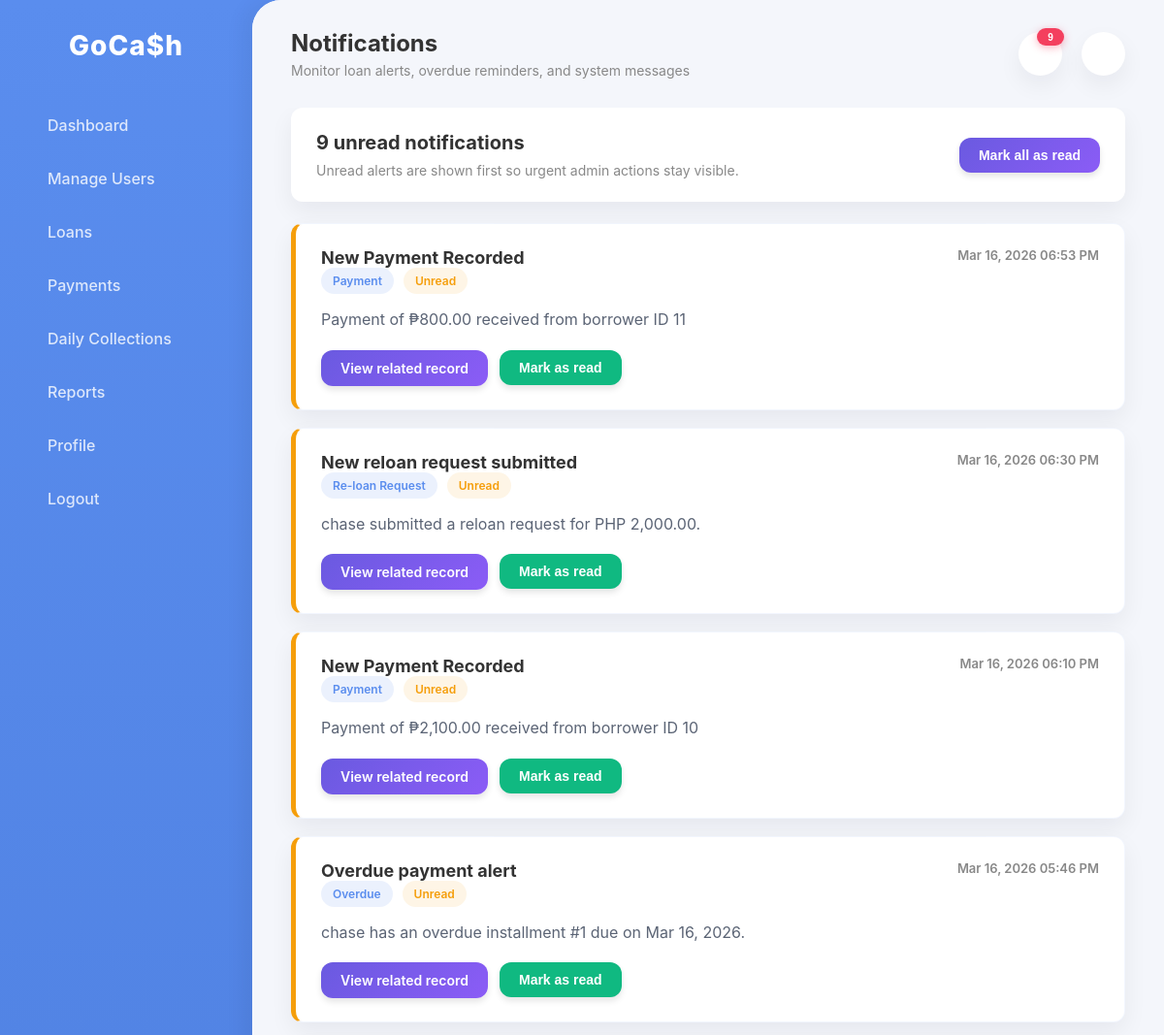
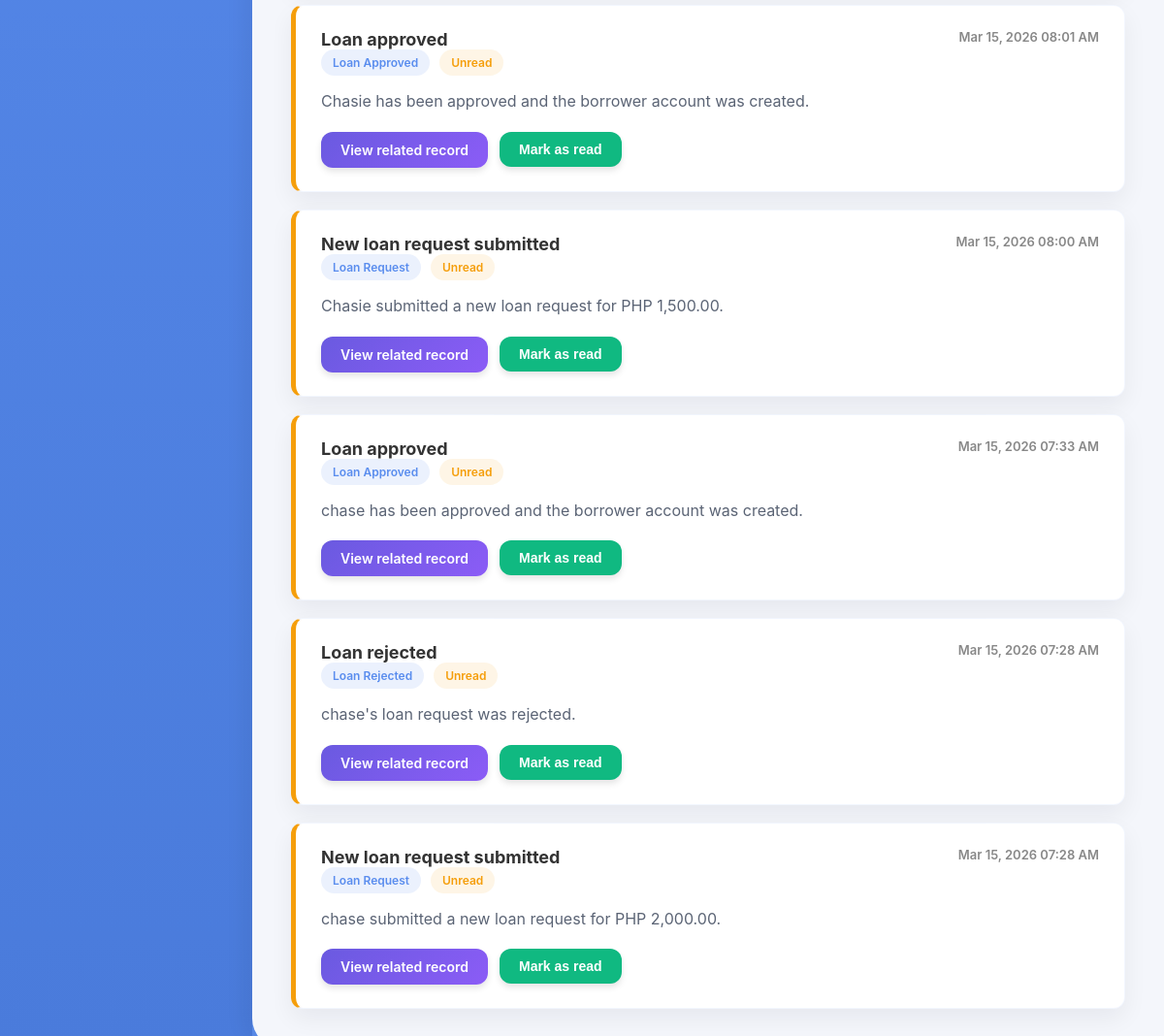
Page /admin/notifications.php (signed in) on the committed database (2 pictures, top to bottom).
### tables this page shows
CREATE TABLE `notifications` (
  `id` int(11) NOT NULL,
  `user_id` int(11) DEFAULT NULL,
  `message` text DEFAULT NULL,
  `is_read` tinyint(1) DEFAULT 0,
  `created_at` timestamp NOT NULL DEFAULT current_timestamp(),
  `type` varchar(50) DEFAULT 'general',
  `related_id` int(11) DEFAULT NULL,
  `status` varchar(20) DEFAULT 'unread',
  `title` varchar(255) DEFAULT NULL
);

### notification_helper.php (called while the page is built, shortened)
<?php
function ensure_notifications_table(mysqli $conn): bool
{
    $sql = "CREATE TABLE IF NOT EXISTS notifications (
        id INT(11) UNSIGNED NOT NULL AUTO_INCREMENT PRIMARY KEY,
        user_id INT(11) DEFAULT NULL,
        title VARCHAR(255) NOT NULL,
        message TEXT NOT NULL,
        type VARCHAR(100) NOT NULL DEFAULT 'system_message',
        related_id INT(11) DEFAULT NULL,
        created_at TIMESTAMP NOT NULL DEFAULT CURRENT_TIMESTAMP,
        status ENUM('read','unread') NOT NULL DEFAULT 'unread'
    ) ENGINE=InnoDB DEFAULT CHARSET=utf8mb4";
    $check = $conn->query("SHOW COLUMNS FROM notifications LIKE 'user_id'");
    return true;
}
function get_unread_notification_count(mysqli $conn): int
{
    if (!ensure_notifications_table($conn)) {
        return 0;
    }
    $result = $conn->query("SELECT COUNT(*) AS total FROM notifications WHERE status = 'unread'");
    $row = $result->fetch_assoc();
    return (int)($row['total'] ?? 0);
}
function notification_badge_class(string $status): string
{
    return $status === 'unread' ? 'badge-warning' : 'badge-primary';
}
function notification_type_label(string $type): string
{
    $labels = [
        'loan_request' => 'Loan Request',
        'loan_approved' => 'Loan Approved',
        'loan_rejected' => 'Loan Rejected',
        'reloan_request' => 'Re-loan Request',
        'reloan_approved' => 'Re-loan Approved',
        'reloan_rejected' => 'Re-loan Rejected',
        'payment_recorded' => 'Payment',
        'overdue_payment' => 'Overdue',
        'system_message' => 'System'
    ];
    return $labels[$type] ?? ucwords(str_replace('_', ' ', $type));
}
function notification_view_link(array $notification): ?string
{
    $type = $notification['type'] ?? '';
    $relatedId = isset($notification['related_id']) ? (int)$notification['related_id'] : 0;
    if (in_array($type, ['loan_request', 'loan_approved', 'loan_rejected'], true) && $relatedId > 0) {
        return 'loan_details.php?id=' . $relatedId;
    }
    if (in_array($type, ['reloan_request', 'reloan_rejected'], true)) {
        return 'loans.php';
    }
    if ($type === 'payment_recorded') {
        return 'payments.php';
    }
    if ($type === 'overdue_payment' && $relatedId > 0) {
        $stmt = $GLOBALS['conn']->prepare('SELECT loan_id FROM loan_installments WHERE id = ? LIMIT 1');
        if ($stmt) {
            $stmt->bind_param('i', $relatedId);
            $stmt->execute();
            $result = $stmt->get_result();
            $row = $result ? $result->fetch_assoc() : null;
            if (!empty($row['loan_id'])) {
                return 'loan_details.php?id=' . (int)$row['loan_id'];
            }
        }
    }
    return null;
}
?>

### admin/notifications.php (the view, shortened to what this page needs)
<?php
require_once '../db_connect.php';
require_once '../notification_helper.php';
$sql = "SELECT *
        FROM notifications
        ORDER BY CASE WHEN status = 'unread' THEN 0 ELSE 1 END, created_at DESC";
$result = $conn->query($sql);
$unreadCount = get_unread_notification_count($conn);
?>
<!DOCTYPE html>
<html lang="en">
<head>
    <link rel="stylesheet" href="admin_style.css">
</head>
<body>
    <aside class="sidebar">
        <div class="brand">GoCa$h</div>
        <ul class="nav-links">
            <li><a href="dashboard.php"><i class="ph ph-squares-four"></i> Dashboard</a></li>
            <li><a href="manage_users.php"><i class="ph ph-users"></i> Manage Users</a></li>
            <li><a href="loans.php"><i class="ph ph-wallet"></i> Loans</a></li>
            <li><a href="payments.php"><i class="ph ph-credit-card"></i> Payments</a></li>
            <li><a href="daily_collections.php"><i class="ph ph-calendar-blank"></i> Daily Collections</a></li>
            <li><a href="reports.php"><i class="ph ph-chart-line-up"></i> Reports</a></li>
            <li><a href="profile.php"><i class="ph ph-user-circle-gear"></i> Profile</a></li>
            <li style="margin-top: auto;"><a href="logout.php"><i class="ph ph-sign-out"></i> Logout</a></li>
        </ul>
    </aside>
    <main class="main-wrapper">
        <header class="top-header">
            <div class="greeting">
                <h1>Notifications</h1>
                <p>Monitor loan alerts, overdue reminders, and system messages</p>
            </div>
            <div class="header-actions">
                <button class="icon-btn icon-badge-wrap" id="notifBellBtn"><i class="ph ph-bell"></i><?php if ($unreadCount > 0) { ?><span class="icon-badge" id="topNotificationBadge"><?php echo $unreadCount; ?></span><?php } ?></button>
                <button class="icon-btn" onclick="window.location.href='profile.php'"><i class="ph ph-user"></i></button>
            </div>
        </header>
        <div class="content">
            <div class="notification-shell">
                <div class="notification-toolbar">
                    <div class="notification-summary">
                        <h2><?php echo $unreadCount; ?> unread notification<?php echo $unreadCount === 1 ? '' : 's'; ?></h2>
                        <p>Unread alerts are shown first so urgent admin actions stay visible.</p>
                    </div>
                    <form method="POST">
                        <button type="submit" name="mark_all_read" value="1" class="btn btn-primary">Mark all as read</button>
                    </form>
                </div>
                <?php if ($result && $result->num_rows > 0) { ?>
                    <div class="notification-list">
                        <?php while ($notification = $result->fetch_assoc()) {
                            $viewLink = notification_view_link($notification);
                            $typeLabel = notification_type_label($notification['type']);
                            $isUnread = $notification['status'] === 'unread';
                        ?>
                            <article class="notification-card <?php echo $isUnread ? 'unread' : 'read'; ?>">
                                <div class="notification-meta">
                                    <div>
                                        <h3 class="notification-title"><?php echo htmlspecialchars($notification['title']); ?></h3>
                                        <div class="notification-tags">
                                            <span class="badge badge-info"><?php echo htmlspecialchars($typeLabel); ?></span>
                                            <span class="badge <?php echo notification_badge_class($notification['status']); ?>">
                                                <?php echo ucfirst(htmlspecialchars($notification['status'])); ?>
                                            </span>
                                        </div>
                                    </div>
                                    <div class="notification-date"><?php echo date('M d, Y h:i A', strtotime($notification['created_at'])); ?></div>
                                </div>
                                <p class="notification-message"><?php echo htmlspecialchars($notification['message']); ?></p>
                                <div class="notification-actions">
                                    <?php if ($viewLink !== null) { ?>
                                        <a href="<?php echo htmlspecialchars($viewLink); ?>" class="btn btn-primary">View related record</a>
                                    <?php } ?>
                                    <?php if ($isUnread) { ?>
                                        <form method="POST">
                                            <button type="submit" class="btn btn-success">Mark as read</button>
                                        </form>
                                    <?php } else { ?>
                                        <span class="badge badge-primary">Already read</span>
                                    <?php } ?>
                                </div>
                            </article>
                        <?php } ?>
                    </div>
                <?php } ?>
            </div>
        </div>
    </main>
    <?php include 'notif_dropdown.php'; ?>
</body>
</html>

### admin/admin_style.css (style rules this page uses)
:root { --primary-gradient: linear-gradient(135deg, #6A5AE0, #8B5CF6); --sidebar-blue: #5A8DEE; --bg-color: #F4F6FB; --card-bg: #FFFFFF; --text-main: #333333; --text-muted: #888888; --shadow-soft: 0 10px 24px rgba(15, 23, 42, 0.06); --shadow-hover: 0 18px 45px rgba(15, 23, 42, 0.14); --radius-main: 12px; --radius-sm: 10px; --transition: all 0.25s ease-out; --transition-fast: 0.15s ease-out; }
body { margin: 0; padding: 0; font-family: 'Inter', 'Segoe UI', Roboto, Helvetica, Arial, sans-serif; background-color: var(--sidebar-blue); color: var(--text-main); display: flex; height: 100vh; overflow: hidden; }
.sidebar { width: 260px; background: var(--sidebar-blue); background: linear-gradient(180deg, #5A8DEE, #4A7BDB); color: white; display: flex; flex-direction: column; padding: 30px 0; height: 100vh; box-sizing: border-box; }
.brand { font-size: 28px; font-weight: 800; text-align: center; margin-bottom: 40px; letter-spacing: 1px; }
.nav-links { list-style: none; padding: 0; margin: 0; flex-grow: 1; }
.nav-links li { margin-bottom: 5px; }
.nav-links a { display: flex; align-items: center; padding: 15px 30px; color: rgba(255, 255, 255, 0.8); text-decoration: none; font-size: 16px; font-weight: 500; transition: var(--transition); border-left: 4px solid transparent; border-radius: 0 999px 999px 0; position: relative; }
.main-wrapper { flex-grow: 1; background-color: var(--bg-color); border-radius: 30px 0 0 30px; overflow-y: auto; box-shadow: -10px 0 20px rgba(0, 0, 0, 0.05); display: flex; flex-direction: column; }
.top-header { display: flex; justify-content: space-between; align-items: center; padding: 30px 40px; background: var(--bg-color); position: sticky; top: 0; z-index: 10; }
.greeting h1 { margin: 0; font-size: 24px; color: var(--text-main); font-weight: 700; }
.greeting p { margin: 5px 0 0; color: var(--text-muted); font-size: 14px; }
.header-actions { display: flex; align-items: center; gap: 20px; }
.icon-btn { background: var(--card-bg); border: none; width: 45px; height: 45px; border-radius: 50%; display: flex; align-items: center; justify-content: center; color: var(--text-main); box-shadow: var(--shadow-soft); cursor: pointer; transition: var(--transition); }
.content { padding: 0 40px 40px; }
.btn { display: inline-block; padding: 10px 20px; border-radius: 12px; font-size: 14px; font-weight: 600; text-decoration: none; text-align: center; border: none; cursor: pointer; transition: transform var(--transition-fast), box-shadow var(--transition-fast), filter var(--transition-fast), opacity var(--transition-fast); box-shadow: 0 4px 6px rgba(0, 0, 0, 0.1); }
.btn-primary { background: var(--primary-gradient); color: white; }
.btn-success { background: #10B981; color: white; }
.badge { padding: 6px 12px; border-radius: 20px; font-size: 12px; font-weight: 600; display: inline-block; }
.badge-warning { background: rgba(245, 158, 11, 0.1); color: #F59E0B; }

### admin/notifications.php (style rules this page uses)
.notification-shell { display: grid; gap: 22px; }
.notification-toolbar, .notification-card { background: var(--card-bg); border-radius: var(--radius-main); box-shadow: var(--shadow-soft); }
.notification-toolbar { display: flex; justify-content: space-between; align-items: center; padding: 24px 26px; gap: 16px; flex-wrap: wrap; }
.notification-summary h2 { margin: 0; font-size: 20px; }
.notification-summary p { margin: 8px 0 0; color: var(--text-muted); font-size: 14px; }
.notification-list { display: grid; gap: 18px; }
.notification-card { padding: 24px 26px; border: 1px solid rgba(90, 141, 238, 0.08); }
.notification-card.unread { border-left: 5px solid #F59E0B; }
.notification-meta { display: flex; justify-content: space-between; gap: 18px; margin-bottom: 14px; flex-wrap: wrap; }
.notification-title { margin: 0; font-size: 18px; color: var(--text-main); }
.notification-message { margin: 0 0 18px; color: #5b6475; line-height: 1.6; }
.notification-tags { display: flex; gap: 10px; flex-wrap: wrap; align-items: center; }
.notification-date { color: var(--text-muted); font-size: 13px; font-weight: 600; }
.notification-actions { display: flex; gap: 12px; flex-wrap: wrap; }
.badge-info { background: rgba(90, 141, 238, 0.12); color: #5A8DEE; }
.icon-badge-wrap { position: relative; }
.icon-badge { position: absolute; top: -4px; right: -2px; min-width: 20px; height: 20px; padding: 0 6px; border-radius: 999px; background: #F43F5E; color: white; font-size: 11px; font-weight: 700; display: inline-flex; align-items: center; justify-content: center; }

### rows in the picture
notifications: title "New Payment Recorded", type "Payment", status "Unread", created_at "Mar 16, 2026 06:53 PM", message "Payment of ₱800.00 received from borrower ID 11"
notifications: title "New reloan request submitted", type "Re-loan Request", status "Unread", created_at "Mar 16, 2026 06:30 PM", message "chase submitted a reloan request for PHP 2,000.00."
notifications: title "New Payment Recorded", type "Payment", status "Unread", created_at "Mar 16, 2026 06:10 PM", message "Payment of ₱2,100.00 received from borrower ID 10"
notifications: title "Overdue payment alert", type "Overdue", status "Unread", created_at "Mar 16, 2026 05:46 PM", message "chase has an overdue installment #1 due on Mar 16, 2026."
notifications: title "Loan approved", type "Loan Approved", status "Unread", created_at "Mar 15, 2026 08:01 AM", message "Chasie has been approved and the borrower account was created."
notifications: title "New loan request submitted", type "Loan Request", status "Unread", created_at "Mar 15, 2026 08:00 AM", message "Chasie submitted a new loan request for PHP 1,500.00."
notifications: title "Loan approved", type "Loan Approved", status "Unread", created_at "Mar 15, 2026 07:33 AM", message "chase has been approved and the borrower account was created."
notifications: title "Loan rejected", type "Loan Rejected", status "Unread", created_at "Mar 15, 2026 07:28 AM", message "chase's loan request was rejected."
notifications: title "New loan request submitted", type "Loan Request", status "Unread", created_at "Mar 15, 2026 07:28 AM", message "chase submitted a new loan request for PHP 2,000.00."

### other values in the picture
$unreadCount "9"
